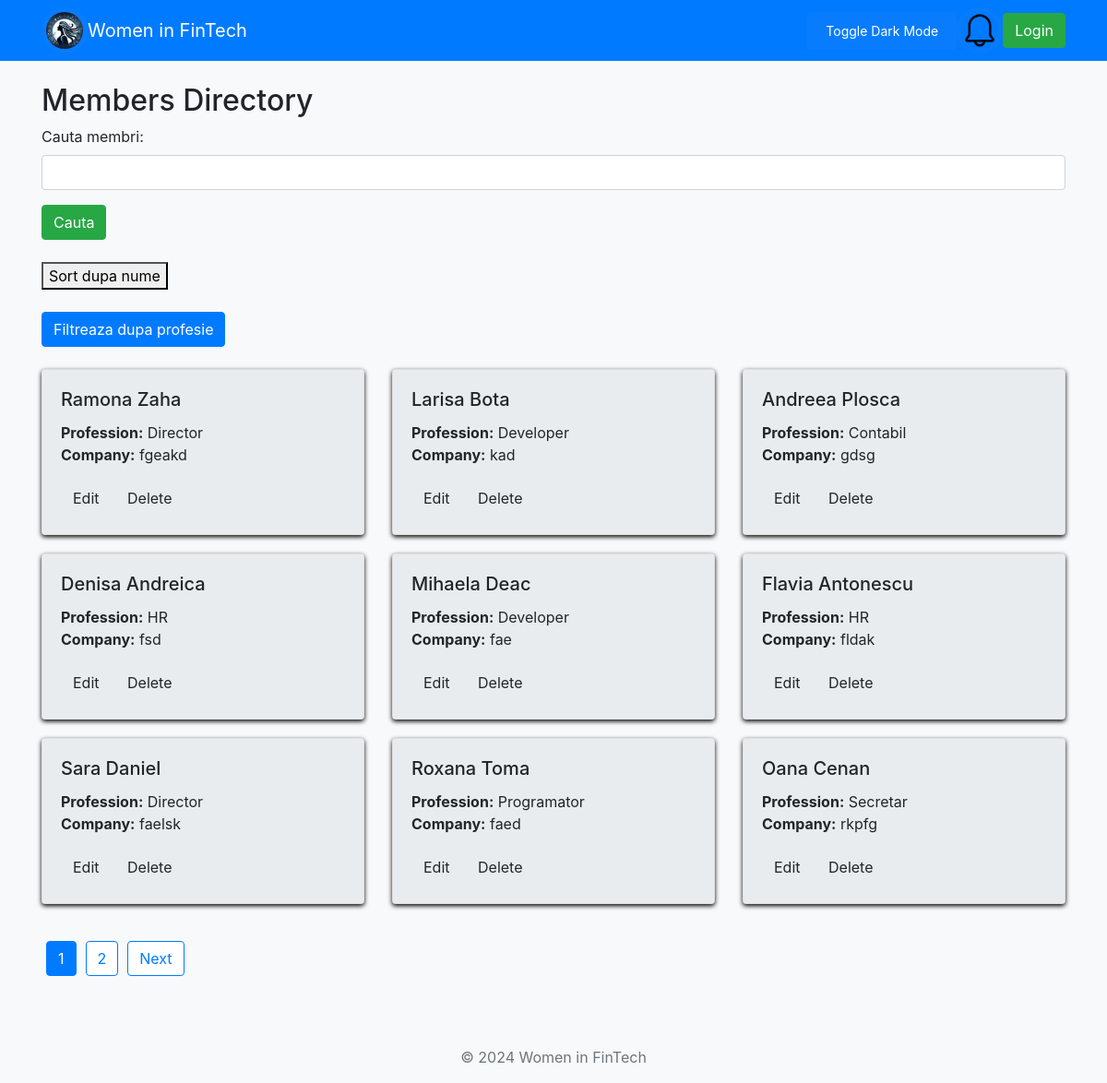
Page /members.php on the earlier database version.
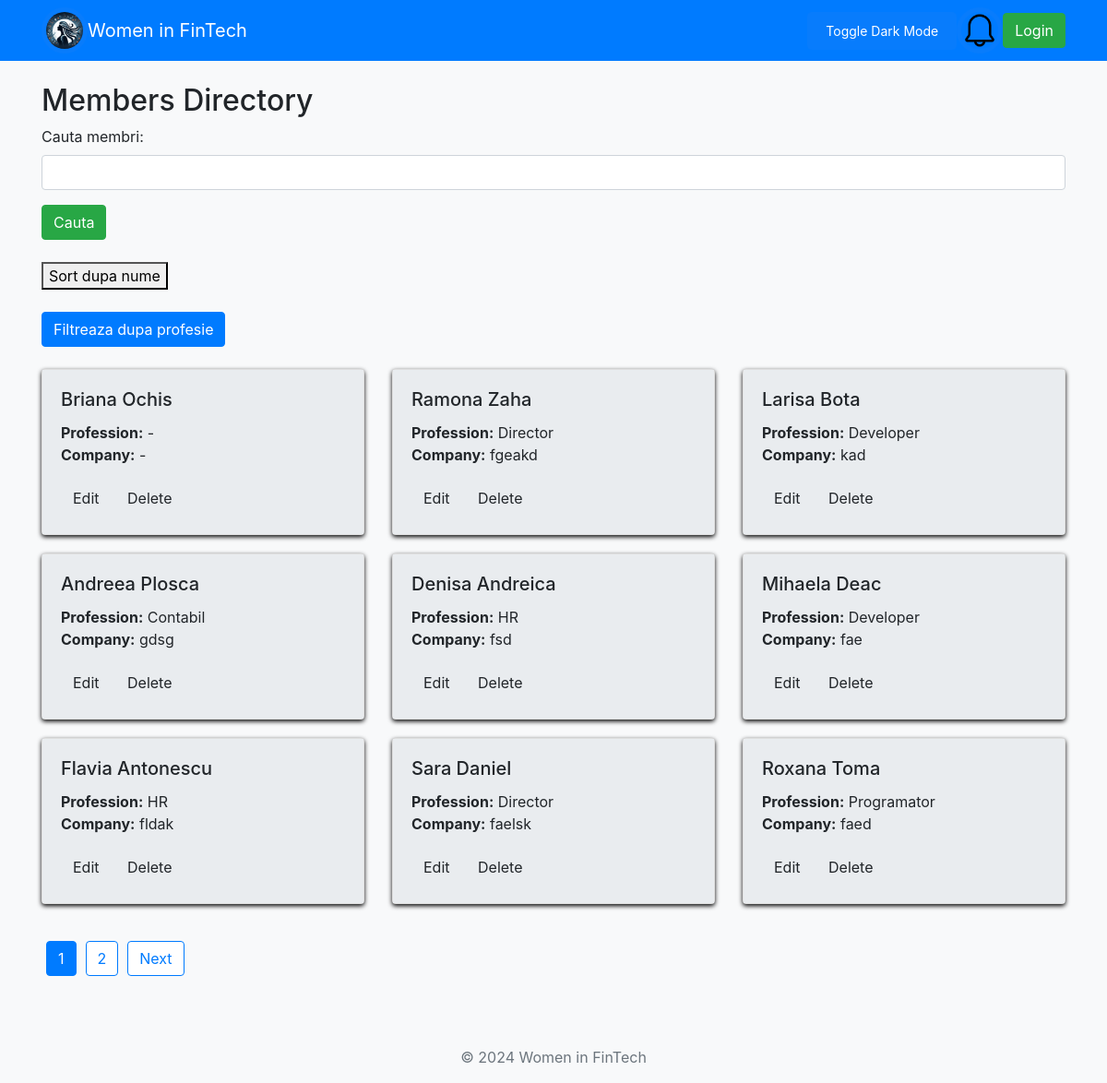
Same page on the later database version.
### tables this page shows
CREATE TABLE `members` (
  `id` int(11) NOT NULL,
  `first_name` varchar(50) NOT NULL,
  `last_name` varchar(50) NOT NULL,
  `email` varchar(100) NOT NULL,
  `profession` varchar(100) DEFAULT '-',
  `company` varchar(100) DEFAULT '-',
  `expertise` text DEFAULT NULL,
  `linkedin_profile` varchar(255) DEFAULT NULL,
  `pfp` varchar(500) NOT NULL DEFAULT 'resources/default_profile_pic.jpg',
  `status` enum('admin','member','mentor') DEFAULT 'member',
  `created_at` timestamp NOT NULL DEFAULT current_timestamp(),
  `password` varchar(200) NOT NULL DEFAULT 'parola'
);

### members.php (the view, shortened to what this page needs)
<?php
include_once "includes/header.php";
$database = new Database();
$db = $database->getConnection();
$page = isset($_GET['page']) ? (int)$_GET['page'] : 1;
$page = max($page, 1);
$members_per_page = 9;
$offset = ($page - 1) * $members_per_page;
$searchQuery = isset($_POST['searchQuery']) ? $_POST['searchQuery'] : '';
?>
    <h2>Members Directory</h2>
    <form method="post" action="">
        <div class="form-group">
            <label for="searchQuery">Cauta membri:</label>
            <input type="text" name="searchQuery" id="searchQuery" class="form-control" value="<?php echo htmlspecialchars($searchQuery); ?>">
        </div>
        <button type="submit" class="btn btn-success">Cauta</button>
    </form>
    <br/>
    <form id="sortForm" method="post">
        <button type="submit" id="sortbutton" onclick="schimbaModSortare()"><?php echo isset($_POST['sortMode']) && $_POST['sortMode'] === 'sortcreare' ? 'Sort dupa creare' : 'Sort dupa nume'; ?></button>
    </form>
    <br/>
    <button class="btn btn-primary" onclick="toggleFilterSection()">Filtreaza dupa profesie</button>
    <br/>
    <br/>
<?php
$query = "SELECT * FROM members WHERE NOT (first_name = 'admin' AND last_name = 'admin')";
if (isset($_POST['sortMode']) && $_POST['sortMode'] === 'sortcreare') {
    $query .= " ORDER BY last_name, first_name";
}else if(isset($_POST['sortMode']) && $_POST['sortMode'] === 'sortnume') {
    $query .= " ORDER BY created_at";
} else {
    $query .= " ORDER BY created_at DESC";
}
$query .= " LIMIT :limit OFFSET :offset";
$stmt = $db->prepare($query);
$stmt->bindValue(':limit', $members_per_page, PDO::PARAM_INT);
$stmt->bindValue(':offset', $offset, PDO::PARAM_INT);
$stmt->execute();
$total_querry = 'SELECT COUNT(*) as total FROM members';
$total_stmt = $db->prepare($total_querry);
$total_stmt->execute();
$total_rows = $total_stmt->fetch(PDO::FETCH_ASSOC);
$total_members = $total_rows['total'];
$total_pages = ceil($total_members / $members_per_page);
?>
    <div class="row">
        <?php if ($stmt->rowCount() > 0): ?>
            <?php while ($row = $stmt->fetch(PDO::FETCH_ASSOC)): ?>
                <div class="col-md-4">
                    <div class="card member-card">
                        <div class="card-body">
                            <h5 class="card-title"><?php echo htmlspecialchars($row['first_name'] . ' ' . $row['last_name']); ?></h5>
                            <p class="card-text">
                                <strong>Profession:</strong> <?php echo htmlspecialchars($row['profession']); ?><br>
                                <strong>Company:</strong> <?php echo htmlspecialchars($row['company']); ?>
                            </p>
                            <a href="edit_member.php?id=<?php echo $row['id']; ?>" class="btn btnprimary">Edit</a>
                            <a href="delete_member.php?id=<?php echo $row['id']; ?>" class="btn btndanger" onclick="return confirm('Are you sure?')">Delete</a>
                        </div>
                    </div>
                </div>
            <?php endwhile; ?>
        <?php else: ?>
            <div class="col-12">
                <p class="text-center">No data found matching your criteria.</p>
            </div>
        <?php endif; ?>
    </div>
    <nav aria-label="Page navigation" class="pagination-container">
        <ul class="pagination">
            <?php for ($i = 1; $i <= $total_pages; $i++): ?>
                <li class="page-item <?php echo $i == $page ? 'active' : ''; ?>">
                    <a class="page-link" href="?page=<?php echo $i; ?>"><?php echo $i; ?></a>
                </li>
            <?php endfor; ?>
            <?php if ($page < $total_pages): ?>
                <li class="page-item">
                    <a class="page-link" href="?page=<?php echo $page + 1; ?>">Next</a>
                </li>
            <?php endif; ?>
        </ul>
    </nav>
<?php
include_once "includes/footer.php";
?>

Differences in the rows shown:
no longer on this page (row unchanged): members: first_name+last_name "Oana Cenan", profession "Secretar", company "rkpfg"
added members: first_name+last_name "Briana Ochis", profession "-", company "-"
